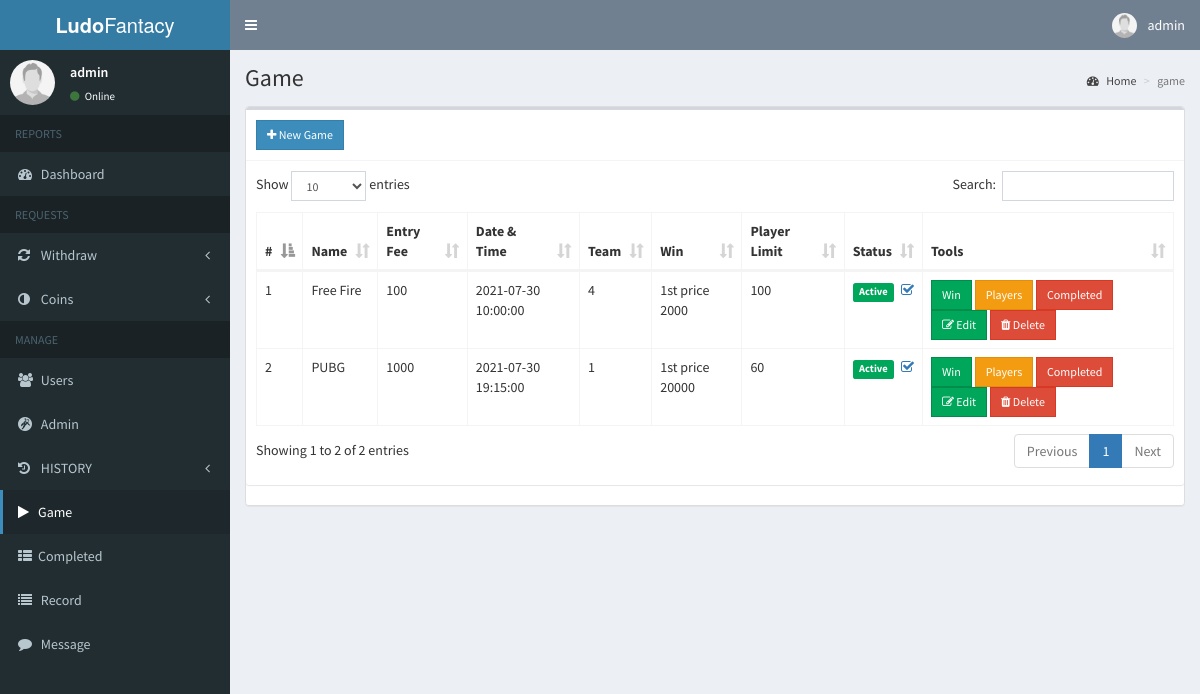
Page /admin/game/game.php (signed in) on the committed database.
### tables this page shows
CREATE TABLE `game` (
  `game_id` bigint(20) NOT NULL,
  `game_name` varchar(100) NOT NULL,
  `game_amount` int(11) NOT NULL,
  `game_date` date NOT NULL,
  `game_time` time NOT NULL,
  `game_team_numbers` set('1','2','4') NOT NULL,
  `game_win_amount` varchar(50) NOT NULL,
  `game_player_added` int(11) NOT NULL,
  `game_team_limit` int(11) NOT NULL,
  `game_completed` set('0','1','2') NOT NULL DEFAULT '0',
  `game_status` tinyint(1) NOT NULL,
  `game_delete` tinyint(1) NOT NULL,
  `game_room_id` varchar(100) NOT NULL,
  `game_password` varchar(100) NOT NULL
);

### admin/includes/session.php (called while the page is built, shortened)
<?php
	include '../../includes/conn.php';
if(isset($_SESSION['never_admin_id'])){
    $id=$_SESSION['never_id_admin'];
	$conn = $pdo->open();
	$stmt = $conn->prepare("SELECT * FROM admin WHERE admin_id=:id");
	$stmt->execute(['id'=>$id]);
	$admin = $stmt->fetch();
}else{
    header('location: ../index.php');
		exit();
}
?>

### admin/game/game.php (the view, shortened to what this page needs)
<?php include '../includes/session.php'; ?>
<?php include '../includes/header.php';?>
<?php if($admin['game_view']){
  ?>
<body class="hold-transition skin-blue sidebar-mini">
<div class="wrapper">
  <?php include '../includes/navbar.php'; ?>
  <?php include '../includes/menubar.php'; ?>
  <div class="content-wrapper">
    <section class="content-header">
      <h1>
        Game
      </h1>
      <ol class="breadcrumb">
        <li><a href="#"><i class="fa fa-dashboard"></i> Home</a></li>
        <li class="active">game</li>
      </ol>
    </section>
    <section class="content">
        <div class="panel panel-default" style="overflow-x:auto;">
      <div class="row">
        <div class="col-xs-12">
          <div class="box">
              <?php if($admin['game_create']){ ?>
            <div class="box-header with-border">
              <a href="#addnew" data-toggle="modal" class="btn btn-primary btn-sm btn-flat"><i class="fa fa-plus"></i> New Game</a>
            </div>
              <?php } ?>
            <div class="box-body">
              <table id="example1" class="table table-bordered">
                <thead>
                <th>#</th>
                  <th>Name</th>
                  <th>Entry Fee</th>
                  <th>Date & Time</th>
                  <th>Team</th>
                  <th>Win</th>
                  <th>Player Limit</th>
                  <th>Status</th>
                  <?php if($admin['game_edit'] || $admin['game_del']){ ?>
                  <th>Tools</th>
                <?php } ?>
                </thead>
                <tbody>
                  <?php
                    $conn = $pdo->open();
                    $slno=1;
                    try{
                      $stmt = $conn->prepare("SELECT * FROM game WHERE game_delete='0' AND game_completed='0'");
                      $stmt->execute();
                      foreach($stmt as $row){
                        $status = ($row['game_status']) ? '<span class="label label-success">Active</span>' : '<span class="label label-danger">Not Active</span>';
                        $active = (!$row['game_status']) ? '<span class="pull-right"><a href="#activate" class="status" data-toggle="modal" data-id="'.$row['game_id'].'"><i class="fa fa-check-square-o"></i></a></span>' : '<span class="pull-right"><a href="#not_activate" class="status" data-toggle="modal" data-id="'.$row['game_id'].'"><i class="fa fa-check-square-o"></i></a></span>';
                        echo "
                          <tr>
                          <td>".$slno++."</td>
                            <td>".$row['game_name']."</td>
                            <td>".$row['game_amount']."</td>
                            <td>".$row['game_date'] .' '. $row['game_time']."</td>
                            <td>".$row['game_team_numbers']."</td>
                            <td>".$row['game_win_amount']."</td>
                            <td>".$row['game_team_limit']."</td>";
                            echo "<td>
                            $status";
                        if($admin['game_edit'])
                            echo "$active";
                         echo "</td>";
                          if($admin['game_edit'] || $admin['game_del'])
                          echo "<td>";
                          if($admin['game_edit']){
                            echo "<a href='game_win.php?id=".$row['game_id']."&name=".$row['game_name']."'><button class='btn btn-success btn-sm btn-flat'> Win</button></a> ";
                            echo "<a href='game_player.php?id=".$row['game_id']."&name=".$row['game_name']."'><button class='btn btn-warning btn-sm btn-flat'> Players</button></a> ";
                            echo "<button class='btn btn-danger btn-sm complete btn-flat' data-id='".$row['game_id']."'> Completed</button> ";
                            echo "<button class='btn btn-success btn-sm edit btn-flat' data-id='".$row['game_id']."'><i class='fa fa-edit'></i> Edit</button> ";
                          }if($admin['game_del'])
                              echo "<button class='btn btn-danger btn-sm delete btn-flat' data-id='".$row['game_id']."'><i class='fa fa-trash'></i> Delete</button>";
                          if($admin['game_edit'] || $admin['game_del'])
                              echo "</td>";
                          echo "</tr>
                        ";
                      }
                    }
                    catch(PDOException $e){
                      echo $e->getMessage();
                    }
                  ?>
                </tbody>
              </table>
            </div>
          </div>
        </div>
      </div>
        </div>
    </section>
  </div>
</div>
<?php include '../includes/scripts.php'; ?>
</body>
<?php } ?>
</html>

### admin/includes/navbar.php (shortened to what this page needs)
<header class="main-header">
  <a href="../home/home.php" class="logo">
    <span class="logo-lg"><b>Ludo</b>Fantacy</span>
  </a>
  <nav class="navbar navbar-static-top">
    <a href="#" class="sidebar-toggle" data-toggle="push-menu" role="button">
    </a>
    <div class="navbar-custom-menu">
      <ul class="nav navbar-nav">
        <li class="dropdown user user-menu">
          <a href="#" class="dropdown-toggle" data-toggle="dropdown">
            <img src="<?php echo (!empty($admin['admin_photo'])) ? '../../images/'.$admin['admin_photo'] : '../../images/profile.jpg'; ?>" class="user-image" alt="User Image">
            <span class="hidden-xs"><?php echo $admin['admin_name']; ?></span>
          </a>
        </li>
      </ul>
    </div>
  </nav>
</header>

### admin/includes/menubar.php (shortened to what this page needs)
<aside class="main-sidebar">
  <section class="sidebar">
    <div class="user-panel">
      <div class="pull-left image">
        <img src="<?php echo (!empty($admin['admin_photo'])) ? '../../images/' . $admin['admin_photo'] : '../../images/profile.jpg'; ?>" class="img-circle" alt="User Image">
      </div>
      <div class="pull-left info">
        <p><?php echo $admin['admin_name']; ?></p>
        <a><i class="fa fa-circle text-success"></i> Online</a>
      </div>
    </div>
    <ul class="sidebar-menu" data-widget="tree">
      <li class="header">REPORTS</li>
      <li><a href="../home/home.php"><i class="fa fa-dashboard"></i> <span>Dashboard</span></a></li>
      <?php if ($admin['withdraw_view']) { ?>
        <li class="header">REQUESTS</li>
      <?php } ?>
      <?php if ($admin['withdraw_view']) { ?>
        <li class="treeview">
          <a href="#">
            <i class="fa fa-refresh"></i>
            <span>Withdraw</span>
            <span class="pull-right-container">
              <i class="fa fa-angle-left pull-right"></i>
            </span>
          </a>
        </li> <?php } ?>
        <?php if ($admin['add_coins_view']) { ?>
        <li class="treeview">
          <a href="#">
            <i class="fa fa-adjust"></i>
            <span>Coins</span>
            <span class="pull-right-container">
              <i class="fa fa-angle-left pull-right"></i>
            </span>
          </a>
        </li>
      <?php } ?>
      <li class="header">MANAGE</li>
      <?php if ($admin['users_view']) { ?>
        <li><a href="../users/users.php"><i class="fa fa-users"></i> <span>Users</span></a></li>
      <?php }
      if ($admin['admin_view']) { ?>
        <li><a href="../admin/admin.php"><i class="fa fa-grav"></i> <span>Admin</span></a></li>
      <?php } ?>
      <?php if ($admin['history_view'] ) { ?>
        <li class="treeview">
          <a href="#">
            <i class="fa fa-history"></i>
            <span>HISTORY</span>
            <span class="pull-right-container">
              <i class="fa fa-angle-left pull-right"></i>
            </span>
          </a>
        </li>
      <?php } ?>
      <?php if ($admin['game_view'] ) { ?>
        <li><a href="../game/game.php"><i class="fa fa-play"></i><span>Game</span></a></li>
      <?php } ?>
      <?php if ($admin['played_view'] ) { ?>
        <li><a href="../game/game_played.php"><i class="fa fa-th-list"></i><span>Completed</span></a></li>
      <?php } ?>
      <?php if ($admin['record_view'] ) { ?>
        <li><a href="../record/record.php"><i class="fa fa-list"></i><span> Record</span></a></li>
      <?php } ?>
      <?php if ($admin['message_view']) { ?>
        <li><a href="../message/message.php"><i class="fa fa-comment"></i> <span>Message</span></a></li>
      <?php } ?>
    </ul>
  </section>
</aside>

### rows in the picture
game: game_name "Free Fire", game_amount "100", game_date "2021-07-30", game_time "10:00:00", game_team_numbers "4", game_win_amount "1st price 2000", game_team_limit "100", game_status "Active"
game: game_name "PUBG", game_amount "1000", game_date "2021-07-30", game_time "19:15:00", game_team_numbers "1", game_win_amount "1st price 20000", game_team_limit "60", game_status "Active"

### other values in the picture
$admin['admin_name'] "admin"
